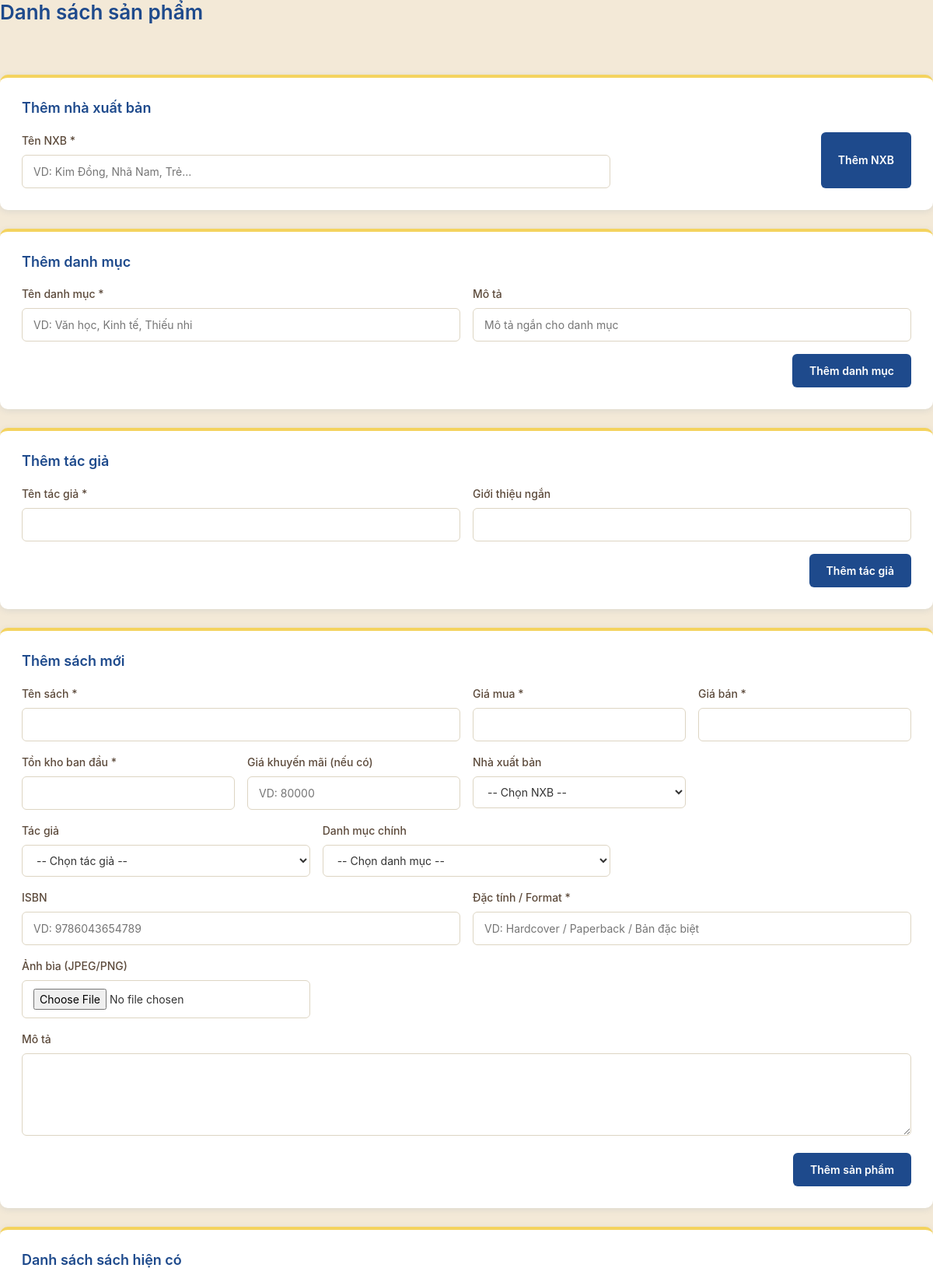
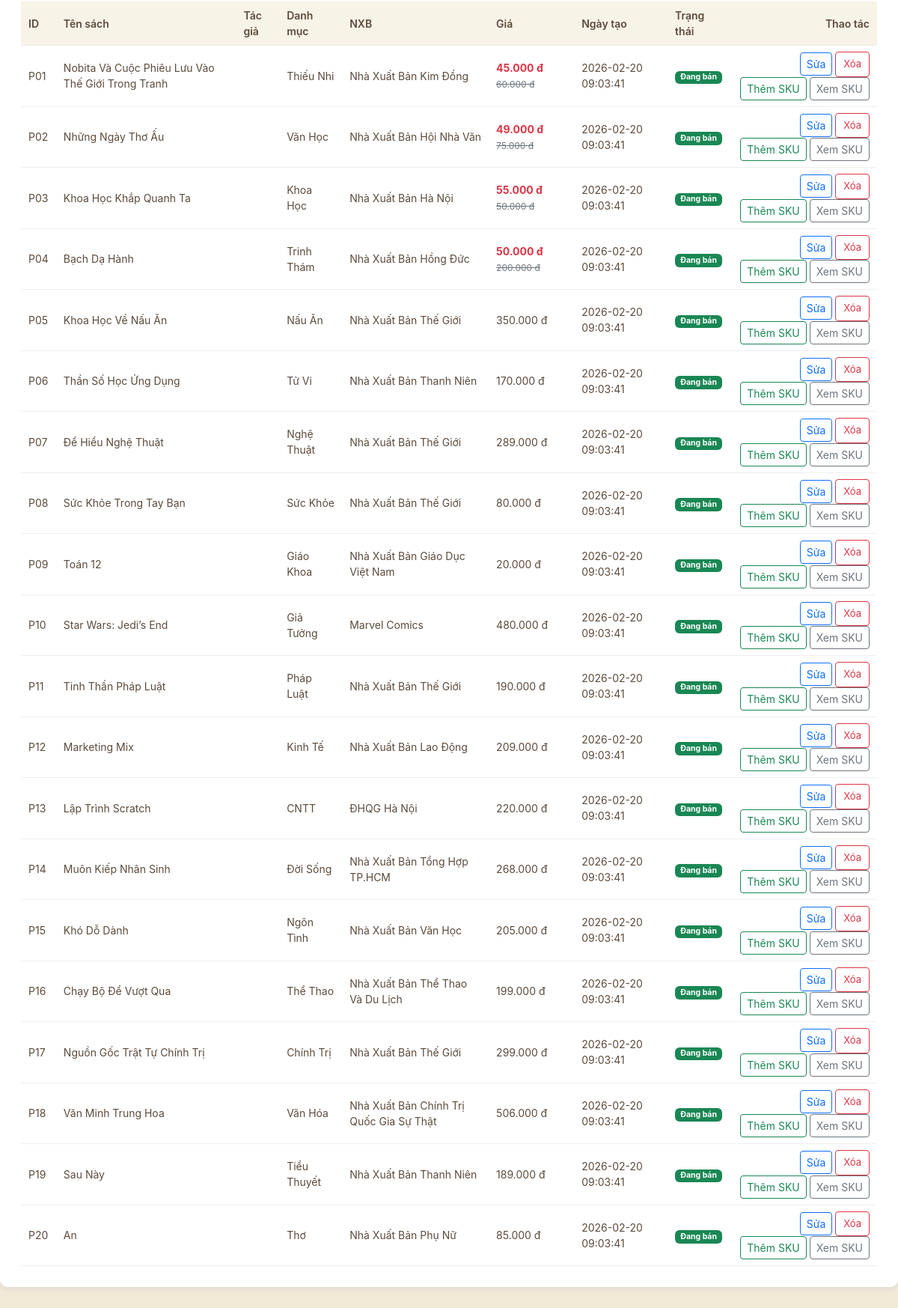
Screenshot of /admin-products.php with the database file from the repository (2 pictures, top to bottom).
### tables this page shows
CREATE TABLE Product (
  ProductID VARCHAR(6) PRIMARY KEY,
  ProductName VARCHAR(255) NOT NULL,
  Description TEXT,
  Price DECIMAL(10,2) NOT NULL,
  Image LONGBLOB NULL,
  ImageUrl VARCHAR(1000) NULL,
  PublisherID VARCHAR(6) DEFAULT NULL,
  AuthorID VARCHAR(6) DEFAULT NULL,
  SoldQuantity INT DEFAULT 0,
  `Condition` ENUM('New','Used') DEFAULT 'New',
  CreatedDate DATETIME DEFAULT CURRENT_TIMESTAMP,
  Status BIT,
  CONSTRAINT fk_product_publisher
    FOREIGN KEY (PublisherID)
    REFERENCES Publisher(PublisherID)
    ON DELETE SET NULL
    ON UPDATE CASCADE,
  CONSTRAINT fk_product_author
    FOREIGN KEY (AuthorID)
    REFERENCES Book_Author(AuthorID)
    ON DELETE SET NULL
    ON UPDATE CASCADE
);

CREATE TABLE Publisher (
PublisherID VARCHAR(6) PRIMARY KEY,
PublisherName VARCHAR(200) NOT NULL
);

### admin-products.php (the view, shortened to what this page needs)
<?php
require_once 'db_connect.php';
$products = [];
try {
    $sql = "
SELECT
    p.ProductID,
    p.ProductName,
    p.Price,
    p.CreatedDate,
    p.Status AS ProductStatus,
    p.PublisherID,
    p.AuthorID,
    pc.CategoryID,
    pub.PublisherName,
    ba.AuthorName,
    GROUP_CONCAT(DISTINCT c.CategoryName) AS Categories,
    (
        SELECT MIN(s.SellPrice)
        FROM SKU s
        WHERE s.ProductID = p.ProductID
          AND s.Status = 1
    ) AS SellPrice,
    (
        SELECT ps.DiscountedPrice
        FROM PRODUCT_SALE ps
        JOIN SKU s2 ON ps.SKUID = s2.SKUID
        WHERE s2.ProductID = p.ProductID
          AND NOW() BETWEEN ps.StartDate AND ps.EndDate
        ORDER BY ps.DiscountedPrice ASC
        LIMIT 1
    ) AS DiscountedPrice
FROM Product p
LEFT JOIN Publisher pub ON p.PublisherID = pub.PublisherID
LEFT JOIN Book_Author ba ON p.AuthorID = ba.AuthorID
LEFT JOIN Product_Categories pc ON p.ProductID = pc.ProductID
LEFT JOIN Categories c ON pc.CategoryID = c.CategoryID
GROUP BY p.ProductID
ORDER BY p.CreatedDate DESC
";
    $stmt = $pdo->query($sql);
    $products = $stmt->fetchAll(PDO::FETCH_ASSOC);
} catch (Exception $e) {
    $error_message = 'Không thể tải danh sách sản phẩm: ' . $e->getMessage();
}
?>
<!DOCTYPE html>
<html lang="vi">
<head>
    <link href="https://cdn.jsdelivr.net/npm/bootstrap@5.3.0/dist/css/bootstrap.min.css" rel="stylesheet">
    <link rel="stylesheet" href="moonlit-style.css">
</head>
<body class="account-body admin-page">
    <h2 class="account-section-title">Danh sách sản phẩm</h2>
    <main class="account-main">
        <div class="account-card mb-4">
            <h2 class="account-card-title">Thêm nhà xuất bản</h2>
            <form id="publisherForm" class="row g-3">
                <div class="col-md-8">
                    <label class="account-label">Tên NXB *</label>
                    <input type="text" name="publisher_name" class="account-input w-100"
                        placeholder="VD: Kim Đồng, Nhã Nam, Trẻ..." required>
                </div>
                <div class="col-md-4 flex-end">
                    <button type="submit" class="account-btn-save">
                        Thêm NXB
                    </button>
                </div>
            </form>
        </div>
        <div class="account-card mb-4">
            <h2 class="account-card-title">Thêm danh mục</h2>
            <form id="categoryForm" class="row g-3">
                <div class="col-md-6">
                    <label class="account-label">Tên danh mục *</label>
                    <input type="text" name="category_name" class="account-input w-100" required
                        placeholder="VD: Văn học, Kinh tế, Thiếu nhi">
                </div>
                <div class="col-md-6">
                    <label class="account-label">Mô tả</label>
                    <input type="text" name="category_desc" class="account-input w-100"
                        placeholder="Mô tả ngắn cho danh mục">
                </div>
                <div class="col-12 flex-end">
                    <button type="submit" class="account-btn-save">
                        Thêm danh mục
                    </button>
                </div>
            </form>
        </div>
        <div class="account-card mb-4">
            <h2 class="account-card-title">Thêm tác giả</h2>
            <form id="authorForm" class="row g-3">
                <div class="col-md-6">
                    <label class="account-label">Tên tác giả *</label>
                    <input type="text" name="author_name" class="account-input w-100" required>
                </div>
                <div class="col-md-6">
                    <label class="account-label">Giới thiệu ngắn</label>
                    <input type="text" name="summary" class="account-input w-100">
                </div>
                <div class="col-12 flex-end">
                    <button class="account-btn-save">Thêm tác giả</button>
                </div>
            </form>
        </div>
        <div class="account-card mb-4">
            <h2 class="account-card-title">Thêm sách mới</h2>
            <form method="POST" enctype="multipart/form-data" class="row g-3">
                <div class="col-md-6">
                    <label class="account-label" for="name">Tên sách *</label>
                    <input type="text" class="account-input w-100" id="name" name="name" required>
                </div>
                <div class="col-md-3">
                    <label class="account-label">Giá mua *</label>
                    <input type="number" name="buy_price" class="account-input w-100" min="0" step="1000" required>
                </div>
                <div class="col-md-3">
                    <label class="account-label">Giá bán *</label>
                    <input type="number" name="sell_price" class="account-input w-100" min="0" step="1000" required>
                </div>
                <div class="col-md-3">
                    <label class="account-label">Tồn kho ban đầu *</label>
                    <input type="number" name="stock" class="account-input w-100" min="0" required>
                </div>
                <div class="col-md-3">
                    <label class="account-label" for="sale_price">Giá khuyến mãi (nếu có)</label>
                    <input type="number" id="sale_price" name="sale_price" class="account-input w-100" step="1000"
                        min="0" placeholder="VD: 80000">
                </div>
                <div class="col-md-3">
                    <label class="account-label" for="publisher_id">Nhà xuất bản</label>
                    <select id="publisher_id" name="publisher_id" class="account-input w-100">
                        <option value="">-- Chọn NXB --</option>
                    </select>
                </div>
                <div class="col-md-4">
                    <label class="account-label">Tác giả</label>
                    <select name="author_id" class="account-input w-100">
                        <option value="">-- Chọn tác giả --</option>
                    </select>
                </div>
                <div class="col-md-4">
                    <label class="account-label" for="category_id">Danh mục chính</label>
                    <select id="category_id" name="category_id" class="account-input w-100">
                        <option value="">-- Chọn danh mục --</option>
                    </select>
                </div>
                <div class="col-md-6">
                    <label class="account-label">ISBN</label>
                    <input type="text" name="isbn" class="account-input w-100" placeholder="VD: 9786043654789">
                </div>
                <div class="col-md-6">
                    <label class="account-label">Đặc tính / Format *</label>
                    <input type="text" name="sku_format" class="account-input w-100"
                        placeholder="VD: Hardcover / Paperback / Bản đặc biệt" required>
                </div>
                <div class="col-md-4">
                    <label class="account-label" for="image">Ảnh bìa (JPEG/PNG)</label>
                    <input type="file" class="account-input w-100" id="image" name="image" accept="image/*">
                </div>
                <div class="col-12">
                    <label class="account-label" for="description">Mô tả</label>
                    <textarea id="description" name="description" rows="4" class="account-input w-100"></textarea>
                </div>
                <div class="col-12 flex-end">
                    <button type="submit" class="account-btn-save" value="add">
                        Thêm sản phẩm
                    </button>
                </div>
            </form>
        </div>
        <div class="account-card">
            <h2 class="account-card-title">Danh sách sách hiện có</h2>
            <?php if (empty($products)): ?>
                <div class="account-empty-state">
                    <p class="account-empty-text">
                        Chưa có sản phẩm nào. Thêm sách mới ở form phía trên nha!
                    </p>
                </div>
            <?php else: ?>
                <div class="table-responsive">
                    <table class="admin-table">
                        <thead>
                            <tr>
                                <th>ID</th>
                                <th>Tên sách</th>
                                <th>Tác giả</th>
                                <th>Danh mục</th>
                                <th>NXB</th>
                                <th>Giá</th>
                                <th>Ngày tạo</th>
                                <th>Trạng thái</th>
                                <th class="text-end">Thao tác</th>
                            </tr>
                        </thead>
                        <tbody>
                            <?php foreach ($products as $p): ?>
                                <tr>
                                    <td><?php echo htmlspecialchars($p['ProductID']); ?></td>
                                    <td><?php echo htmlspecialchars($p['ProductName']); ?></td>
                                    <td><?= htmlspecialchars($p['AuthorName'] ?? '') ?></td>
                                    <td><?php echo htmlspecialchars($p['Categories'] ?? ''); ?></td>
                                    <td><?php echo htmlspecialchars($p['PublisherName'] ?? ''); ?></td>
                                    <td>
                                        <?php if (!empty($p['DiscountedPrice'])): ?>
                                            <span class="cart-price-current">
                                                <?php echo number_format($p['DiscountedPrice'], 0, ',', '.'); ?> đ
                                            </span>
                                            <span class="cart-price-old">
                                                <?php echo number_format($p['Price'], 0, ',', '.'); ?> đ
                                            </span>
                                        <?php else: ?>
                                            <?php echo number_format($p['Price'], 0, ',', '.'); ?> đ
                                        <?php endif; ?>
                                    </td>
                                    <td><?php echo htmlspecialchars($p['CreatedDate']); ?></td>
                                    <td>
                                        <?php if ($p['ProductStatus'] == 1): ?>
                                            <span class="badge bg-success">Đang bán</span>
                                        <?php else: ?>
                                            <span class="badge bg-secondary">Ngừng bán</span>
                                        <?php endif; ?>
                                    </td>
                                    <td class="text-end">
                                        <form method="POST" class="d-inline">
                                            <button type="button" class="btn btn-sm btn-outline-primary" data-bs-toggle="modal"
                                                data-bs-target="#editProductModal"
                                                data-product='<?= json_encode($p, JSON_HEX_APOS) ?>'>
                                                Sửa
                                            </button>
                                            <button type="submit" class="btn btn-sm btn-outline-danger admin-btn-small"
                                                onclick="return confirm('Xóa sản phẩm này?');">
                                                Xóa
                                            </button>
                                            <button type="button" class="btn btn-sm btn-outline-success" data-bs-toggle="modal"
                                                data-bs-target="#skuModal" data-product="<?= $p['ProductID'] ?>">
                                                Thêm SKU
                                            </button>
                                            <button type="button" class="btn btn-sm btn-outline-secondary"
                                                data-bs-toggle="modal" data-bs-target="#skuListModal"
                                                data-product="<?= $p['ProductID'] ?>">
                                                Xem SKU
                                            </button>
                                        </form>
                                    </td>
                                </tr>
                            <?php endforeach; ?>
                        </tbody>
                    </table>
                </div>
            <?php endif; ?>
        </div>
    </main>
</body>
</html>

### rows the page displays
product: ProductID "P01", ProductName "Nobita Và Cuộc Phiêu Lưu Vào Thế Giới Trong Tranh", Categories "Thiếu Nhi", PublisherID.PublisherName "Nhà Xuất Bản Kim Đồng", DiscountedPrice "45.000", Price "60.000", CreatedDate "2026-02-20 09:03:41", Status "Đang bán"
product: ProductID "P02", ProductName "Những Ngày Thơ Ấu", Categories "Văn Học", PublisherID.PublisherName "Nhà Xuất Bản Hội Nhà Văn", DiscountedPrice "49.000", Price "75.000", CreatedDate "2026-02-20 09:03:41", Status "Đang bán"
product: ProductID "P03", ProductName "Khoa Học Khắp Quanh Ta", Categories "Khoa Học", PublisherID.PublisherName "Nhà Xuất Bản Hà Nội", DiscountedPrice "55.000", Price "50.000", CreatedDate "2026-02-20 09:03:41", Status "Đang bán"
product: ProductID "P04", ProductName "Bạch Dạ Hành", Categories "Trinh Thám", PublisherID.PublisherName "Nhà Xuất Bản Hồng Đức", DiscountedPrice "50.000", Price "200.000", CreatedDate "2026-02-20 09:03:41", Status "Đang bán"
product: ProductID "P05", ProductName "Khoa Học Về Nấu Ăn", Categories "Nấu Ăn", PublisherID.PublisherName "Nhà Xuất Bản Thế Giới", Price "350.000", CreatedDate "2026-02-20 09:03:41", Status "Đang bán"
product: ProductID "P06", ProductName "Thần Số Học Ứng Dụng", Categories "Tử Vi", PublisherID.PublisherName "Nhà Xuất Bản Thanh Niên", Price "170.000", CreatedDate "2026-02-20 09:03:41", Status "Đang bán"
product: ProductID "P07", ProductName "Để Hiểu Nghệ Thuật", Categories "Nghệ Thuật", PublisherID.PublisherName "Nhà Xuất Bản Thế Giới", Price "289.000", CreatedDate "2026-02-20 09:03:41", Status "Đang bán"
product: ProductID "P08", ProductName "Sức Khỏe Trong Tay Bạn", Categories "Sức Khỏe", PublisherID.PublisherName "Nhà Xuất Bản Thế Giới", Price "80.000", CreatedDate "2026-02-20 09:03:41", Status "Đang bán"
product: ProductID "P09", ProductName "Toán 12", Categories "Giáo Khoa", PublisherID.PublisherName "Nhà Xuất Bản Giáo Dục Việt Nam", Price "20.000", CreatedDate "2026-02-20 09:03:41", Status "Đang bán"
product: ProductID "P10", ProductName "Star Wars: Jedi’s End", Categories "Giả Tưởng", PublisherID.PublisherName "Marvel Comics", Price "480.000", CreatedDate "2026-02-20 09:03:41", Status "Đang bán"
product: ProductID "P11", ProductName "Tinh Thần Pháp Luật", Categories "Pháp Luật", PublisherID.PublisherName "Nhà Xuất Bản Thế Giới", Price "190.000", CreatedDate "2026-02-20 09:03:41", Status "Đang bán"
product: ProductID "P12", ProductName "Marketing Mix", Categories "Kinh Tế", PublisherID.PublisherName "Nhà Xuất Bản Lao Động", Price "209.000", CreatedDate "2026-02-20 09:03:41", Status "Đang bán"
product: ProductID "P13", ProductName "Lập Trình Scratch", Categories "CNTT", PublisherID.PublisherName "ĐHQG Hà Nội", Price "220.000", CreatedDate "2026-02-20 09:03:41", Status "Đang bán"
product: ProductID "P14", ProductName "Muôn Kiếp Nhân Sinh", Categories "Đời Sống", PublisherID.PublisherName "Nhà Xuất Bản Tổng Hợp TP.HCM", Price "268.000", CreatedDate "2026-02-20 09:03:41", Status "Đang bán"
product: ProductID "P15", ProductName "Khó Dỗ Dành", Categories "Ngôn Tình", PublisherID.PublisherName "Nhà Xuất Bản Văn Học", Price "205.000", CreatedDate "2026-02-20 09:03:41", Status "Đang bán"
product: ProductID "P16", ProductName "Chạy Bộ Để Vượt Qua", Categories "Thể Thao", PublisherID.PublisherName "Nhà Xuất Bản Thể Thao Và Du Lịch", Price "199.000", CreatedDate "2026-02-20 09:03:41", Status "Đang bán"
product: ProductID "P17", ProductName "Nguồn Gốc Trật Tự Chính Trị", Categories "Chính Trị", PublisherID.PublisherName "Nhà Xuất Bản Thế Giới", Price "299.000", CreatedDate "2026-02-20 09:03:41", Status "Đang bán"
product: ProductID "P18", ProductName "Văn Minh Trung Hoa", Categories "Văn Hóa", PublisherID.PublisherName "Nhà Xuất Bản Chính Trị Quốc Gia Sự Thật", Price "506.000", CreatedDate "2026-02-20 09:03:41", Status "Đang bán"
product: ProductID "P19", ProductName "Sau Này", Categories "Tiểu Thuyết", PublisherID.PublisherName "Nhà Xuất Bản Thanh Niên", Price "189.000", CreatedDate "2026-02-20 09:03:41", Status "Đang bán"
product: ProductID "P20", ProductName "An", Categories "Thơ", PublisherID.PublisherName "Nhà Xuất Bản Phụ Nữ", Price "85.000", CreatedDate "2026-02-20 09:03:41", Status "Đang bán"
